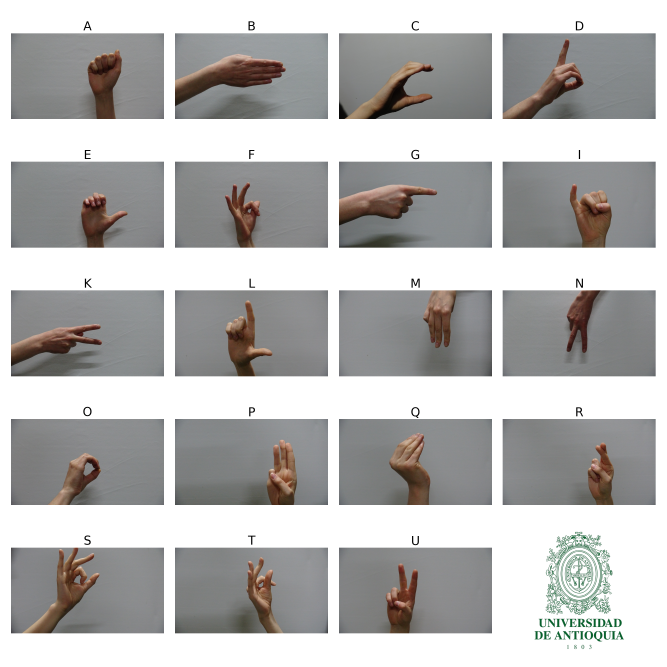
#> input picture data/esp_sign.png, 2000 x 2000 px, given in place of the camera (shown at 1/3 size)
$ jupyter execute --allow-errors '0 data preproccessing.ipynb'   (older library calls are emulated)   (text cells are left out)
#> lines starting #> are read from the running program, lines starting #| are printed output that depends on the picture
[cell 1]
import matplotlib.pyplot as plt
import os
import random
from matplotlib import image as mpimg
import json

# Carga el diccionario que mapea nombres de clases a índices desde un archivo JSON
#> (the rest of this cell did not finish here and is left out)

[cell 2]
import cv2
import numpy as np
import matplotlib.pyplot as plt

# Definición de función para graficar histograma
def plot_histogram(ax, channel, title):
    ax.hist(channel.ravel(), bins=256, color='blue', alpha=0.7)
    ax.set_title(title)

# img = cv2.imread("./classes/E/DSC02287.JPG") # Cargar la imagen
#> (the rest of this cell did not finish here and is left out)

[cell 3]
import cv2
import numpy as np
import matplotlib.pyplot as plt


# Función para trazar histogramas
def plot_histogram(ax, channel, title):
    ax.hist(channel.ravel(), bins=256, color='blue', alpha=0.7)  # Trazar histograma usando matplotlib
    ax.set_title(title)  # Establecer el título del histograma

# Función para calcular histograma
def calculate_histogram(channel):
    hist = cv2.calcHist([channel], [0], None, [256], [0, 256])  # Calcular el histograma utilizando OpenCV
    return hist

# Captura de video desde la cámara
cap = cv2.VideoCapture(0)

while True:  # Bucle principal para procesar cada fotograma
    _, frame = cap.read()  # Leer un fotograma de la cámara
#> frame is the input picture: shape (2000, 2000, 3); mean B, G, R 181.1, 182, 182.9

    if frame is None:  # Si no se obtiene ningún fotograma, salir del bucle
        break

    frame_ = cv2.cvtColor(frame, cv2.COLOR_RGB2BGR)  # Convertir el fotograma de RGB a BGR

    # Normalizar la imagen
    frame_normalized = np.zeros_like(frame_, dtype=np.float32)

    channel = frame_ / 255  # Escalar los valores de los canales a [0, 1]
    channel_med = np.median(channel)  # Calcular el valor mediano
#> channel_med = 0.565
    channel_std = np.std(channel)  # Calcular la desviación estándar
#> channel_std = 0.261

    # Aplicar la fórmula de normalización
    if channel_std > 0:
        frame_normalized = (channel - channel_med) / channel_std
    else:
        frame_normalized = channel

    # Recortar los valores para que estén en el rango válido [0, 1] para la visualización
    frame_normalized = np.clip(frame_normalized, 0, 1)
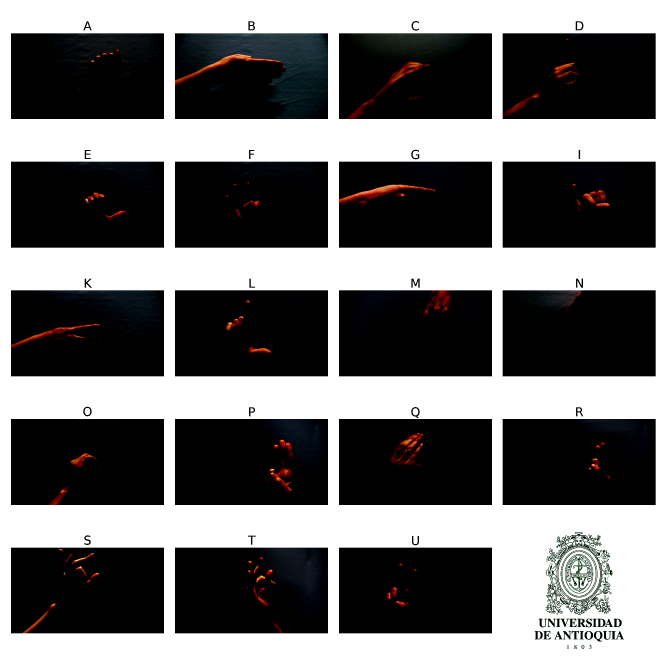
#> frame_normalized: shape (2000, 2000, 3) float64 (shown at 1/3 size); mean R, G, B 0.44, 0.438, 0.438

    cv2.imshow("Frame", np.concatenate((channel, frame_normalized), axis=1))  # Mostrar el fotograma original y el convertido
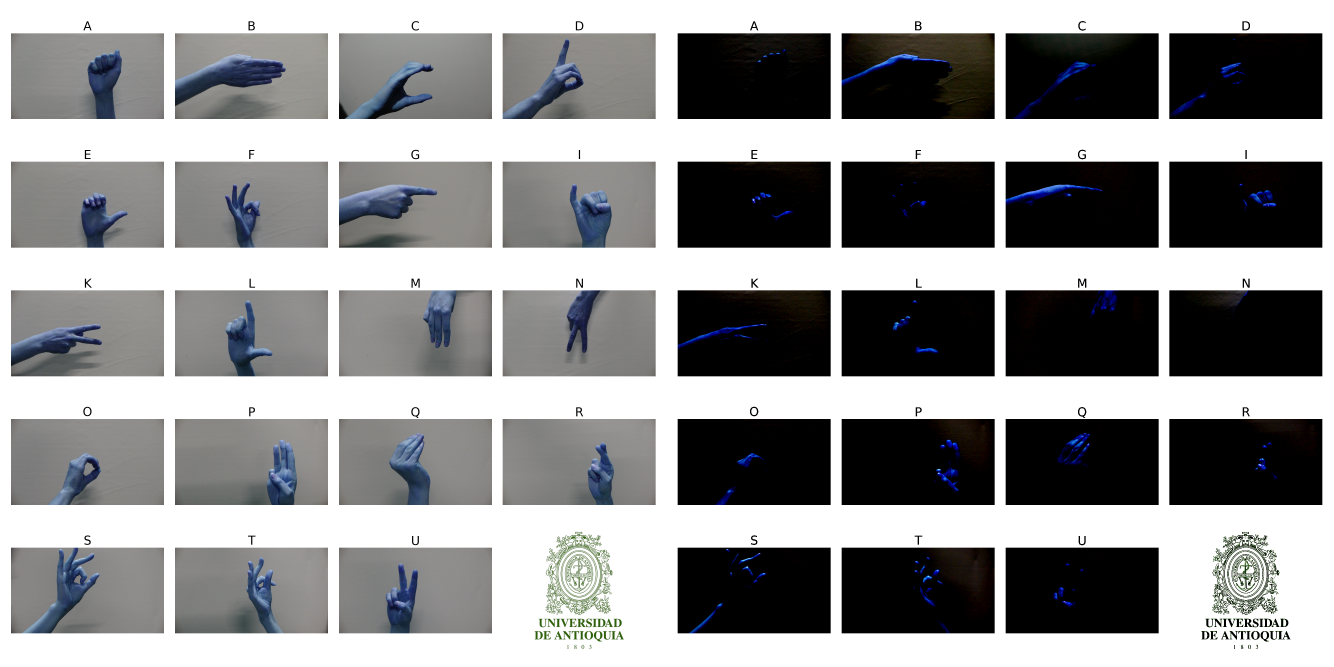
#> window 'Frame': shape (2000, 4000, 3) float64 (shown at 1/3 size); mean B, G, R 0.579, 0.576, 0.574

    if cv2.waitKey(1) & 0xFF == ord('q'):  # Esperar hasta que se presione 'q' para realizar más acciones

        # Crear una figura para mostrar los resultados
#> (key q is pressed here)
        fig, axes = plt.subplots(2, 4, figsize=(20, 10))

        # Mostrar el fotograma original en la primera subfigura
        axes[0, 0].imshow(frame_)
        axes[0, 0].set_title('Original')
        axes[0, 0].axis('off')

        # Trazar histogramas antes de la normalización para cada canal de color
        for i in range(3):
            channel = frame_[i]
            plot_histogram(axes[0, i + 1], channel, f'Canal {i}')

        # Mostrar el fotograma normalizado en la segunda subfigura
        axes[1, 0].imshow(frame_normalized)
        axes[1, 0].set_title('Normalized')
        axes[1, 0].axis('off')

        # Trazar histogramas después de la normalización para cada canal de color
        for i in range(3):
            channel_normalized = frame_normalized[i]
            plot_histogram(axes[1, i + 1], channel_normalized, f'Canal {i} Normalizado')

        # Ajustar el diseño de la figura y mostrarla
        plt.tight_layout()
        plt.show()
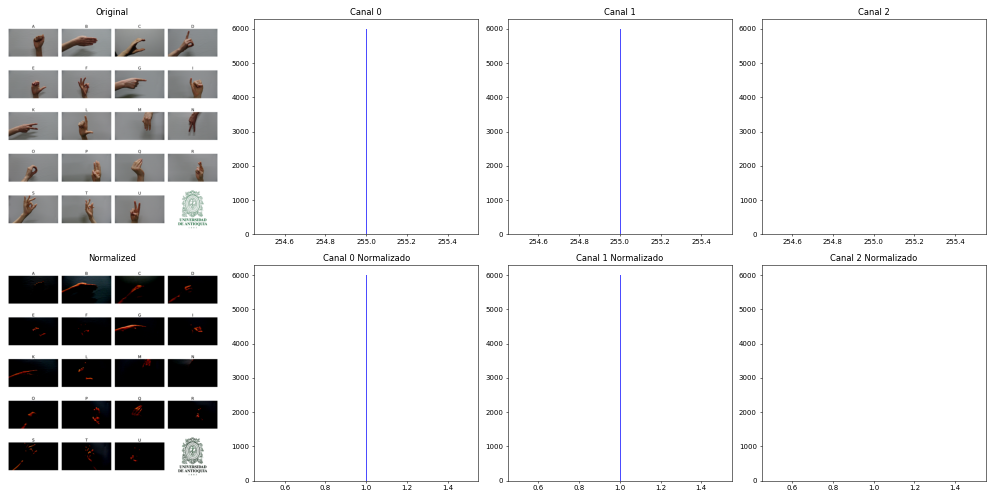
#> figure drawn by matplotlib, 8 panels; panel 2: tallest bar 6000 high, from x = 255 to 255; panel 3: tallest bar 6000 high, from x = 255 to 255; panel 4: tallest bar 6000 high, from x = 255 to 255; panel 6: tallest bar 6000 high, from x = 1 to 1
        break  # Salir del bucle al finalizar la visualización y el procesamiento

# Liberar los recursos (cerrar la captura de video y las ventanas abiertas)
cap.release()
cv2.destroyAllWindows()

[cell 4]
import cv2
import mediapipe as mp
import numpy as np

# Función para dibujar puntos y líneas de las manos
# [20 lines left out: function draw_hand_landmarks, not called in this run]

# Inicializar los modelos de MediaPipe
mp_hands = mp.solutions.hands
#> (the rest of this cell did not finish here and is left out)

[cell 5]
import cv2
import mediapipe as mp
import numpy as np
from matplotlib import pyplot as plt
import time
import os
os.environ['GLOG_minloglevel'] = '3'
import warnings
warnings.filterwarnings("ignore")

[cell 6]
# Función para dibujar los puntos de referencia de la mano y las conexiones entre ellos
# [53 lines left out: function draw_hand_landmarks, not called in this run]
    # return frame, (x_min-margin, y_min-margin, x_max+margin, y_max+margin)

[cell 7]
# Función para capturar frames de la cámara y guardarlos en carpetas correspondientes a cada letra
# [62 lines left out: function capture_frames, not called in this run]

# mp_hands = mp.solutions.hands # Importar el modelo de manos de MediaPipe
# hands = mp_hands.Hands() # Inicializar el modelo de manos

# capture_frames(15, "classes_poses_cut", 1) # Capturar frames cada 15 frames y guardar 100 frames por letra en la carpeta "classes_poses_cut"

[cell 8]
import cv2
import numpy as np
import matplotlib.pyplot as plt
import os
import mediapipe as mp
import skimage.feature as skif

# [42 lines left out: functions preprocess_image, segment_hand, extract_features, not called in this run]

def process_images(directory, new_directory='classes_1'):
    mp_hands = mp.solutions.hands
    hands = mp_hands.Hands()

    for subdir, dirs, files in os.walk(directory):
        for file in files:
            filepath = subdir + os.sep + file
            new_subdir = new_directory + subdir[len(directory):]
            try:
                os.makedirs(new_subdir, exist_ok=True)
            except Exception as e:
                print(f"Error creating directory {new_subdir}: {e}")

            if filepath.endswith(".JPG") or filepath.endswith(".jpg"):
                frame = cv2.imread(filepath)

                # Preprocessing
                frame = preprocess_image(frame)

                # Hand segmentation
                frame = segment_hand(frame)

                img = cv2.cvtColor(frame, cv2.COLOR_GRAY2RGB)
                hands_results = hands.process(img)
                plt.imshow(frame)

                if hands_results.multi_hand_landmarks:
                    for landmarks in hands_results.multi_hand_landmarks:
                        drawn_frame, hand_rect = draw_hand_landmarks(frame, landmarks, (0, 0, 255), 75)
                        try:
                            frame_resized = cv2.resize(drawn_frame[hand_rect[1]:hand_rect[3], hand_rect[0]:hand_rect[2]], (512, 512))

                            # Feature extraction
                            features = extract_features(frame_resized)

                            plt.imshow(frame_resized)
                            print(features)
                            plt.show()
                            # cv2.imwrite(os.path.join(new_subdir, file), frame_resized)


                        except Exception as e:
                            print(f"Error processing file {filepath}: {e}")

    hands.close()

process_images('classes')
#> (the call stopped at in process_images, `hands = mp_hands.Hands()`: mediapipe is not available in this run)
